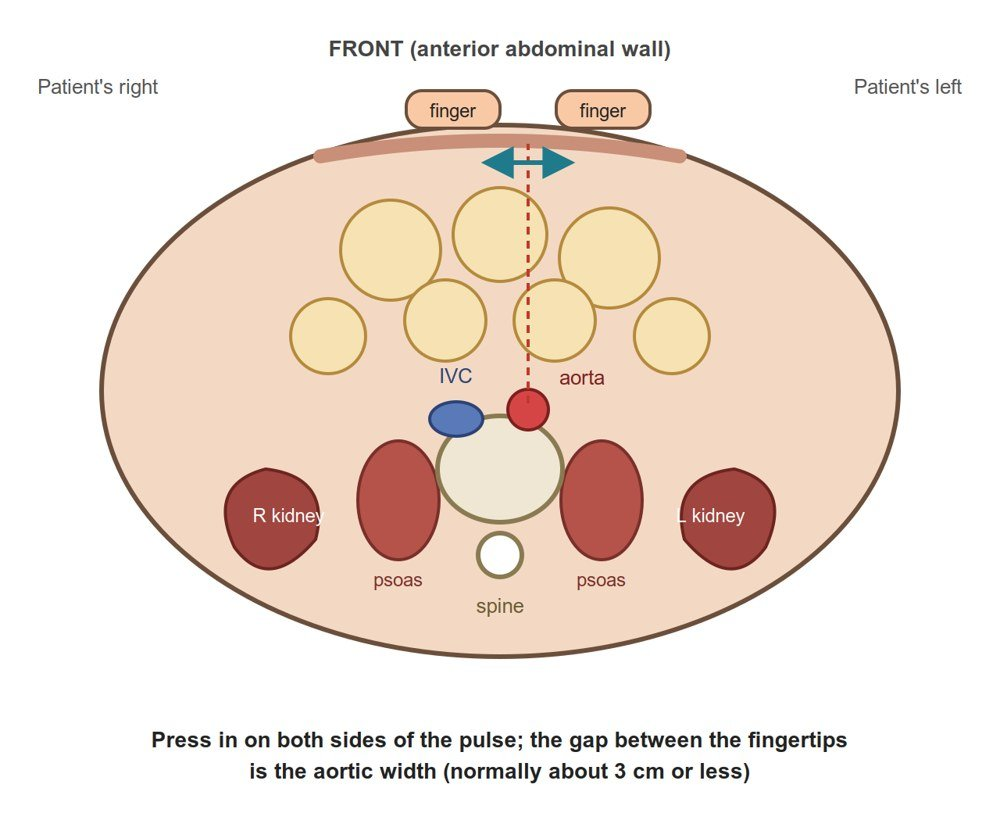
#> input picture abdo-exam/img/aorta-width.jpg, 1000 x 813 px
$ python detect.py ../../abdo-exam/img/aorta-width.jpg ../../abdo-exam/img/asterixis.jpg ../../abdo-exam/img/asterixis.jpg 5 5
#> lines starting #> are read from the running program, lines starting #| are printed output that depends on the picture; after the words box and inside, x2 and y2 are one past the last pixel; in counts of white or black regions, pixels touching at a corner belong together
# Find the highlighter-filled heading pills on one map image; write blobs_<map>.json and numbered tile overlays.
# usage: python -I detect.py <map.png> <out dir> <map key> <cols> <rows>
import sys, json, pathlib
import numpy as np, cv2
from PIL import Image, ImageDraw, ImageFont
Image.MAX_IMAGE_PIXELS = None

src, out, key = sys.argv[1], pathlib.Path(sys.argv[2]), sys.argv[3]; out.mkdir(exist_ok=True)
cols, rows = int(sys.argv[4]), int(sys.argv[5])
im = Image.open(src).convert("RGB")
#> im is the input picture: PIL image 1000x813 RGB; mean R, G, B 240.4, 226.8, 216.9
W, H = im.size
#> W = 1000; H = 813
small = np.array(im)
hsv = cv2.cvtColor(small, cv2.COLOR_RGB2HSV)
#> hsv: shape (813, 1000, 3); mean H, S, V 11.3, 29.5, 240.9
mask = ((hsv[..., 1] > 14) & (hsv[..., 2] > 150)).astype(np.uint8) * 255
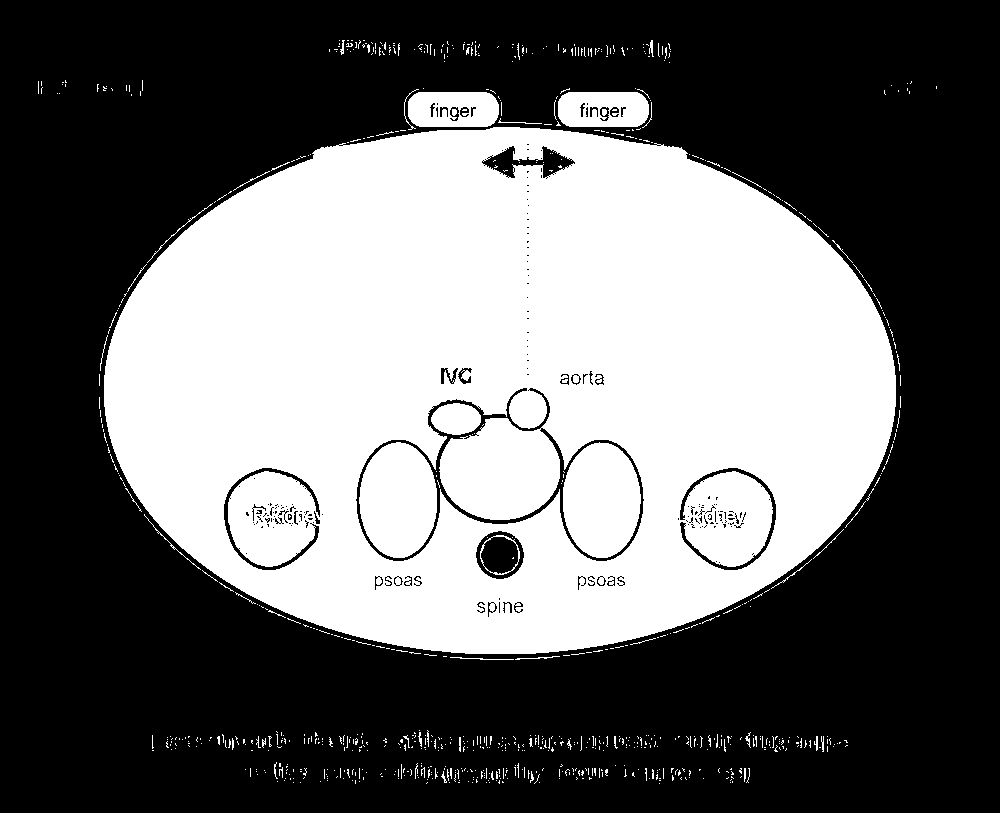
#> mask: shape (813, 1000); 40.5% white; 841 white regions (788 under 20 px), largest, box (x1, y1, x2, y2) and area: (104, 127, 896, 654) 302711, (563, 442, 641, 558) 7080, (359, 442, 437, 558) 7079
mask = cv2.morphologyEx(mask, cv2.MORPH_CLOSE, cv2.getStructuringElement(cv2.MORPH_RECT, (9, 7)))
#> mask: shape (813, 1000); 43.8% white; 45 white regions (19 under 20 px), largest, box (x1, y1, x2, y2) and area: (99, 88, 901, 660) 344256, (398, 730, 661, 752) 2722, (394, 763, 540, 784) 1564
mask = cv2.morphologyEx(mask, cv2.MORPH_OPEN, cv2.getStructuringElement(cv2.MORPH_RECT, (7, 7)))
#> mask: shape (813, 1000); 43.6% white; 33 white regions, largest, box (x1, y1, x2, y2) and area: (99, 89, 901, 660) 344228, (581, 735, 656, 749) 862, (473, 767, 539, 783) 740
n, lab, stats, _ = cv2.connectedComponentsWithStats(mask, 8)
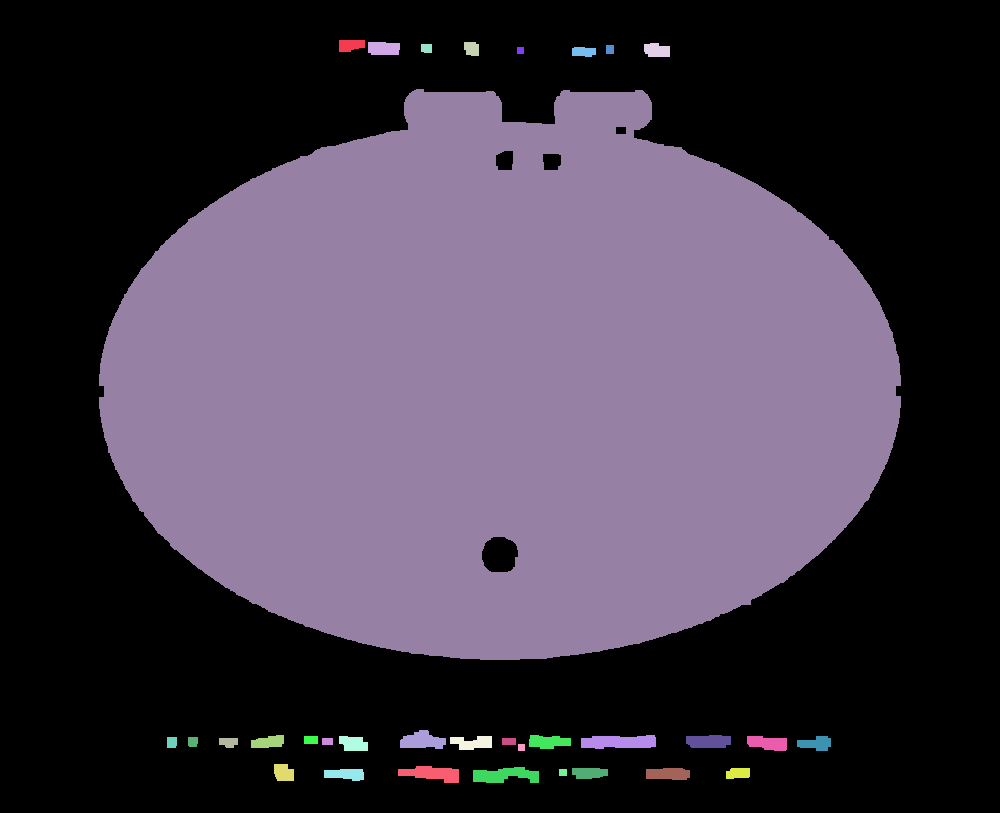
#> lab: shape (813, 1000) int32; 34 distinct labels, from 0 to 33; one colour per label, 0 black
#> n = 34; stats = 34 rows, first 6: [0, 0, 1000, 813, 458922], [339, 40, 26, 12, 267], [368, 42, 32, 13, 391], [464, 42, 15, 14, 187], [644, 43, 26, 14, 311], [421, 44, 11, 9, 96]
blobs = []
for i in range(1, n):
    x, y, w, h, a = stats[i]
    if w < 40 or h < 14 or h > 160 or w > 900: continue
    if a / (w * h) < 0.45: continue
    if w < 1.2 * h: continue
    col = small[y:y + h, x:x + w][lab[y:y + h, x:x + w] == i].mean(0)
    blobs.append({"x": int(x), "y": int(y), "w": int(w), "h": int(h), "rgb": [int(c) for c in col]})
#> this loop made 33 passes
#> (x, y, w, h, a) on passes 1, 2, 3, 4, 5, 6, 7, 8, 9, 11, 14, 15: (339, 40, 26, 12, 267), (368, 42, 32, 13, 391), (464, 42, 15, 14, 187), (644, 43, 26, 14, 311), (421, 44, 11, 9, 96), (606, 45, 8, 9, 72), (517, 47, 7, 7, 49), (572, 47, 24, 10, 206), (99, 89, 802, 571, 344228), (251, 735, 33, 13, 337), (686, 735, 45, 13, 523), (167, 737, 10, 11, 108)
#> (x, y, w, h, a, col) on passes 10, 12, 13, 19, 20, 27: (400, 730, 46, 19, 601, [164.6, 165.5, 163.7]), (529, 735, 42, 14, 448, [157.4, 157.2, 155.2]), (581, 735, 75, 14, 862, [148.1, 149, 148]), (450, 736, 42, 14, 423, [162.5, 163.1, 161.6]), (747, 736, 40, 15, 470, [147.4, 147.3, 145.4]), (398, 766, 61, 17, 677, [164.1, 164.5, 163.2])
#> after the loop, blobs = 7 items
blobs.sort(key=lambda b: (b["y"] // 150, b["x"]))
for i, b in enumerate(blobs):
    b["id"] = i
    b["tile"] = [min(rows - 1, (b["y"] + b["h"] // 2) * rows // H), min(cols - 1, (b["x"] + b["w"] // 2) * cols // W)]
#> this loop made 7 passes
json.dump({"W": W, "H": H, "cols": cols, "rows": rows, "blobs": blobs}, open(out / f"blobs_{key}.json", "w"), indent=0)
print(key, len(blobs), "blobs")
#| ../../abdo-exam/img/asterixis.jpg 7 blobs
try: font = ImageFont.truetype("arialbd.ttf", 22)
except Exception: font = ImageFont.load_default()
ov = 70
for r in range(rows):
    for c in range(cols):
        x0, y0 = max(0, c * W // cols - ov), max(0, r * H // rows - ov)
        x1, y1 = min(W, (c + 1) * W // cols + ov), min(H, (r + 1) * H // rows + ov)
        t = im.crop((x0, y0, x1, y1)).copy(); dr = ImageDraw.Draw(t)
        t.save(out / f"{key}_h_r{r}_c{c}.png")
        for b in blobs:
            if b["tile"] != [r, c]: continue
            bx, by = b["x"] - x0, b["y"] - y0
            dr.rectangle([bx, by, bx + b["w"], by + b["h"]], outline=(220, 0, 0), width=3)
            lbl = str(b["id"]); tw = dr.textlength(lbl, font=font)
            dr.rectangle([bx - 2, by - 25, bx + tw + 4, by - 1], fill=(220, 0, 0))
            dr.text((bx + 1, by - 25), lbl, fill=(255, 255, 255), font=font)
        t.save(out / f"{key}_o_r{r}_c{c}.png")
#> this loop made 5 passes
#> pass 1, `t.save(out / f"{key}_h_r{r}_c{c}.png")`:
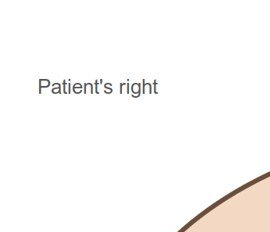
#> saved as asterixis.jpg_h_r0_c0.png: PIL image 270x232 RGB; mean R, G, B 251.6, 250.3, 249.2
#> pass 1, `t.save(out / f"{key}_h_r{r}_c{c}.png")`:
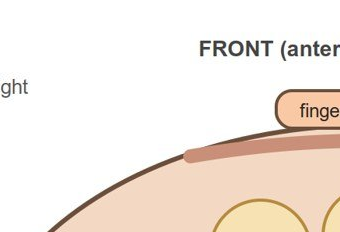
#> saved as asterixis.jpg_h_r0_c1.png: PIL image 340x232 RGB; mean R, G, B 244.1, 234.8, 227
#> pass 1, `t.save(out / f"{key}_h_r{r}_c{c}.png")`:
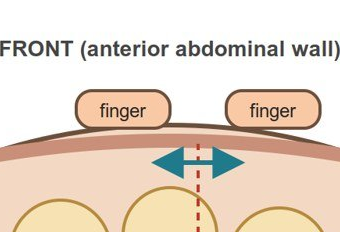
#> saved as asterixis.jpg_h_r0_c2.png: PIL image 340x232 RGB; mean R, G, B 231.5, 216.3, 202
#> pass 1, `t.save(out / f"{key}_h_r{r}_c{c}.png")`:
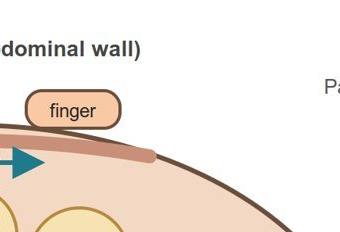
#> saved as asterixis.jpg_h_r0_c3.png: PIL image 340x232 RGB; mean R, G, B 241.8, 232.8, 225
#> after the loop:
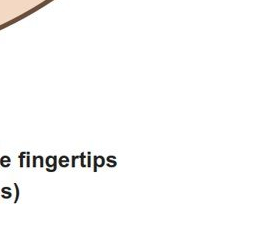
#> t: PIL image 270x233 RGB; mean R, G, B 250.9, 250.5, 250.2
